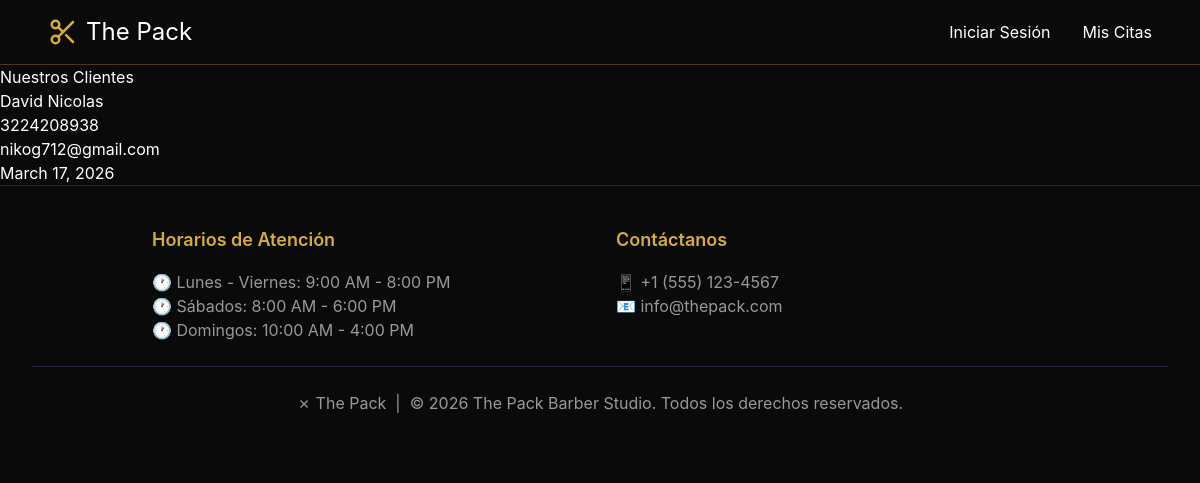
/clientes/, run on the app's committed database.
### clientes/models.py (models this page shows, shortened)
class Cliente(models.Model):
    nombre= models.CharField(max_length=100)
    telefono=models.CharField(
        max_length=20,
        blank=True,
        null=True
    )
    email= models.EmailField(
        unique=True,
        blank=True,
        null=True
    )
    fecha_registro=models.DateField(auto_now_add=True)

### clientes/views.py (the view)
# urls.py: path('',views.lista_clientes, name='lista_clientes')
def lista_clientes(request):
    clientes = Cliente.objects.all()
    return render(request, 'clientes/lista.html', {'clientes': clientes})

### templates/clientes/lista.html (shortened to what this page needs)
{% extends "base.html" %}
{% block content %}
    <h1>Nuestros Clientes</h1>
    {% for cliente in clientes %}
        <div>
            <h2>{{ cliente.nombre }}</h2>
            <p>{{ cliente.telefono }}</p>
            <p>{{ cliente.email }}</p>
            <p>{{ cliente.fecha_registro }}</p>
        </div>
    {% empty %}
        <p>No hay Clientes.</p>
    {% endfor %}
{% endblock %}

### data on the page
Cliente: nombre "David Nicolas", telefono "3224208938", email "nikog712@gmail.com", fecha_registro "March 17, 2026"
